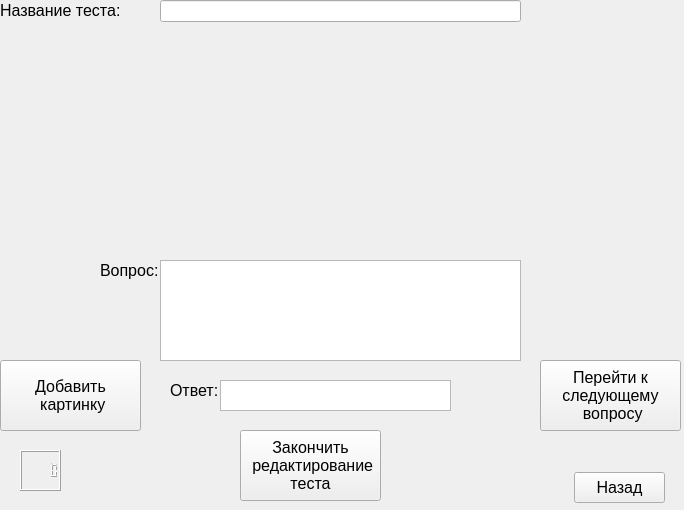
<?xml version="1.0" encoding="UTF-8"?>
<ui version="4.0">
 <class>Form</class>
 <widget class="QWidget" name="Form">
  <property name="geometry">
   <rect>
    <x>0</x>
    <y>0</y>
    <width>684</width>
    <height>510</height>
   </rect>
  </property>
  <property name="windowTitle">
   <string>Form</string>
  </property>
  <widget class="QLCDNumber" name="task_count">
   <property name="geometry">
    <rect>
     <x>20</x>
     <y>450</y>
     <width>41</width>
     <height>41</height>
    </rect>
   </property>
   <property name="font">
    <font>
     <pointsize>12</pointsize>
    </font>
   </property>
  </widget>
  <widget class="QPushButton" name="addImage">
   <property name="geometry">
    <rect>
     <x>0</x>
     <y>360</y>
     <width>141</width>
     <height>71</height>
    </rect>
   </property>
   <property name="font">
    <font>
     <pointsize>12</pointsize>
    </font>
   </property>
   <property name="text">
    <string>Добавить
 картинку</string>
   </property>
  </widget>
  <widget class="QLabel" name="label">
   <property name="geometry">
    <rect>
     <x>170</x>
     <y>380</y>
     <width>71</width>
     <height>21</height>
    </rect>
   </property>
   <property name="font">
    <font>
     <pointsize>12</pointsize>
    </font>
   </property>
   <property name="text">
    <string>Ответ:</string>
   </property>
  </widget>
  <widget class="QLabel" name="label_2">
   <property name="geometry">
    <rect>
     <x>100</x>
     <y>250</y>
     <width>71</width>
     <height>41</height>
    </rect>
   </property>
   <property name="font">
    <font>
     <pointsize>12</pointsize>
    </font>
   </property>
   <property name="text">
    <string>Вопрос:</string>
   </property>
  </widget>
  <widget class="QLabel" name="Image">
   <property name="geometry">
    <rect>
     <x>160</x>
     <y>40</y>
     <width>356</width>
     <height>200</height>
    </rect>
   </property>
   <property name="text">
    <string/>
   </property>
  </widget>
  <widget class="QPushButton" name="backbtn">
   <property name="geometry">
    <rect>
     <x>574</x>
     <y>472</y>
     <width>91</width>
     <height>31</height>
    </rect>
   </property>
   <property name="font">
    <font>
     <pointsize>12</pointsize>
    </font>
   </property>
   <property name="text">
    <string>Назад</string>
   </property>
  </widget>
  <widget class="QPushButton" name="nextTask">
   <property name="geometry">
    <rect>
     <x>540</x>
     <y>360</y>
     <width>141</width>
     <height>71</height>
    </rect>
   </property>
   <property name="font">
    <font>
     <pointsize>12</pointsize>
    </font>
   </property>
   <property name="text">
    <string>Перейти к 
следующему
 вопросу</string>
   </property>
  </widget>
  <widget class="QPushButton" name="endEdit">
   <property name="geometry">
    <rect>
     <x>240</x>
     <y>430</y>
     <width>141</width>
     <height>71</height>
    </rect>
   </property>
   <property name="font">
    <font>
     <pointsize>12</pointsize>
    </font>
   </property>
   <property name="text">
    <string>Закончить
 редактирование 
теста</string>
   </property>
  </widget>
  <widget class="QPlainTextEdit" name="question">
   <property name="geometry">
    <rect>
     <x>160</x>
     <y>260</y>
     <width>361</width>
     <height>101</height>
    </rect>
   </property>
   <property name="font">
    <font>
     <pointsize>10</pointsize>
    </font>
   </property>
  </widget>
  <widget class="QPlainTextEdit" name="anwser">
   <property name="geometry">
    <rect>
     <x>220</x>
     <y>380</y>
     <width>231</width>
     <height>31</height>
    </rect>
   </property>
   <property name="font">
    <font>
     <pointsize>10</pointsize>
    </font>
   </property>
  </widget>
  <widget class="QLineEdit" name="testname">
   <property name="geometry">
    <rect>
     <x>160</x>
     <y>0</y>
     <width>361</width>
     <height>22</height>
    </rect>
   </property>
   <property name="font">
    <font>
     <pointsize>12</pointsize>
    </font>
   </property>
  </widget>
  <widget class="QLabel" name="label_3">
   <property name="geometry">
    <rect>
     <x>0</x>
     <y>0</y>
     <width>151</width>
     <height>21</height>
    </rect>
   </property>
   <property name="font">
    <font>
     <pointsize>12</pointsize>
    </font>
   </property>
   <property name="text">
    <string>Название теста:</string>
   </property>
  </widget>
  <widget class="QLabel" name="statusbar">
   <property name="geometry">
    <rect>
     <x>570</x>
     <y>250</y>
     <width>81</width>
     <height>71</height>
    </rect>
   </property>
   <property name="palette">
    <palette>
     <active>
      <colorrole role="WindowText">
       <brush brushstyle="SolidPattern">
        <color alpha="255">
         <red>255</red>
         <green>0</green>
         <blue>0</blue>
        </color>
       </brush>
      </colorrole>
     </active>
     <inactive>
      <colorrole role="WindowText">
       <brush brushstyle="SolidPattern">
        <color alpha="255">
         <red>255</red>
         <green>0</green>
         <blue>0</blue>
        </color>
       </brush>
      </colorrole>
     </inactive>
     <disabled>
      <colorrole role="WindowText">
       <brush brushstyle="SolidPattern">
        <color alpha="255">
         <red>120</red>
         <green>120</green>
         <blue>120</blue>
        </color>
       </brush>
      </colorrole>
     </disabled>
    </palette>
   </property>
   <property name="text">
    <string/>
   </property>
   <property name="alignment">
    <set>Qt::AlignCenter</set>
   </property>
   <property name="wordWrap">
    <bool>true</bool>
   </property>
  </widget>
 </widget>
 <resources/>
 <connections/>
</ui>
